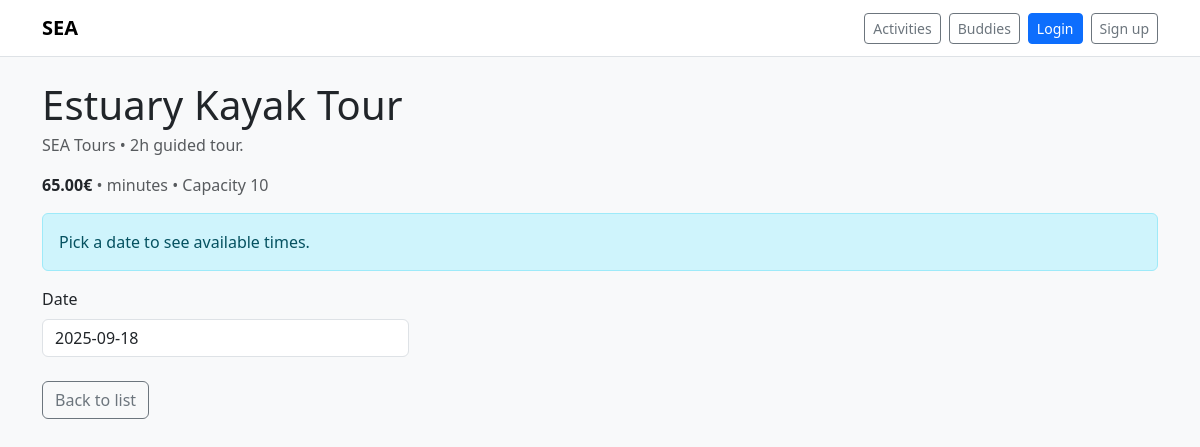
Screenshot of /activities/5/ with the database file from the repository.
### activities/models.py (models this page shows, shortened)
class Activity(models.Model):
    provider = models.ForeignKey(Provider, on_delete=models.CASCADE, related_name="activities")
    title = models.CharField(max_length=160)
    description = models.TextField(blank=True, default="")
    price = models.DecimalField(max_digits=8, decimal_places=2, default=0)
    duration_minutes = models.PositiveIntegerField(default=60)
    capacity = models.PositiveIntegerField(default=8)
    created_at = models.DateTimeField(auto_now_add=True)
    spot = models.ForeignKey(
        "core.Spot",
        null=True, blank=True,
        on_delete=models.SET_NULL,
        related_name="activities",
        help_text="Where this activity happens."
    )
    class Meta:
        ordering = ["title"]

class Provider(models.Model):
    name = models.CharField(max_length=120)
    contact_email = models.EmailField(blank=True, default="")

### activities/views.py (the view)
# urls.py: path("<int:pk>/", views.activity_detail, name="detail"),
def activity_detail(request, pk: int):
    activity = get_object_or_404(Activity.objects.select_related("provider"), pk=pk)
    today = timezone.localdate()
    return render(request, "activities/detail.html", {"activity": activity, "today": today})

### templates/activities/detail.html (shortened to what this page needs)
{% extends "base.html" %}
{% block content %}
<h1 class="mb-1">{{ activity.title }}</h1>
<div class="text-muted mb-3">
  {{ activity.provider.name }} • {{ activity.description|default:"" }}
</div>
<div class="mb-3">
  <strong>{{ activity.price|floatformat:2 }}€</strong>
  <span class="text-muted">• {{ activity.duration_mins }} minutes • Capacity {{ activity.capacity }}</span>
</div>
<div class="alert alert-info">Pick a date to see available times.</div>
<form id="availability-form"
      hx-get="{% url 'activities:availability' activity.id %}"
      hx-target="#slot-area"
      hx-include="#id_date"
      hx-trigger="load, change from:#id_date">
  <div class="row g-2 align-items-end">
    <div class="col-sm-4">
      <label for="id_date" class="form-label">Date</label>
      <input type="text"
             id="id_date"
             name="date"
             class="form-control js-date"
             value="{{ today|date:'Y-m-d' }}"
             autocomplete="off">
    </div>
  </div>
</form>
<p class="mt-4">
  <a class="btn btn-outline-secondary" href="{% url 'activities:list' %}">Back to list</a>
</p>
{% endblock %}

### static/css/site.css (style rules this page uses)
h1, h2, h3, h4, h5 { letter-spacing: 0.2px; }

### rows the page displays
Activity: title "Estuary Kayak Tour", provider.name "SEA Tours", description "2h guided tour.", price "65.00", capacity "10"
